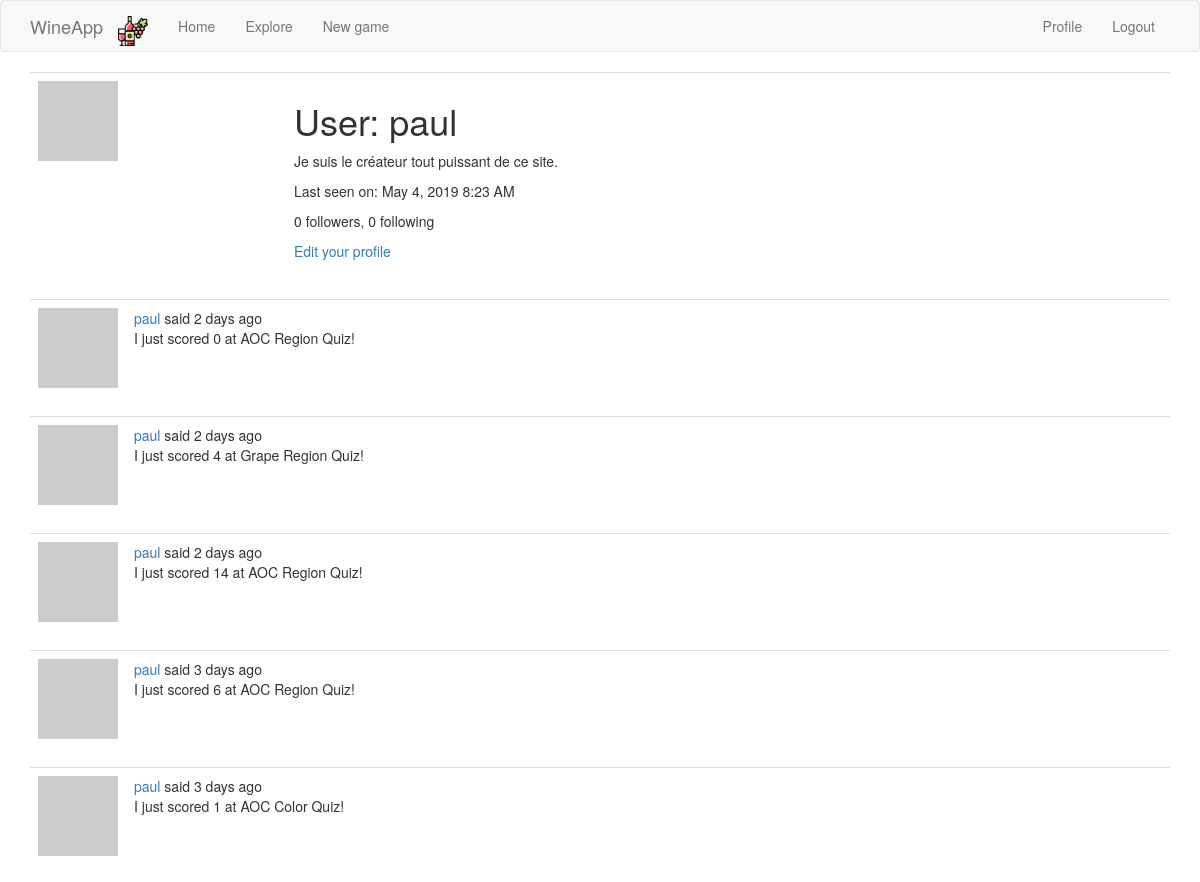
Page /user/paul (signed in, upper part) on the earlier database version.
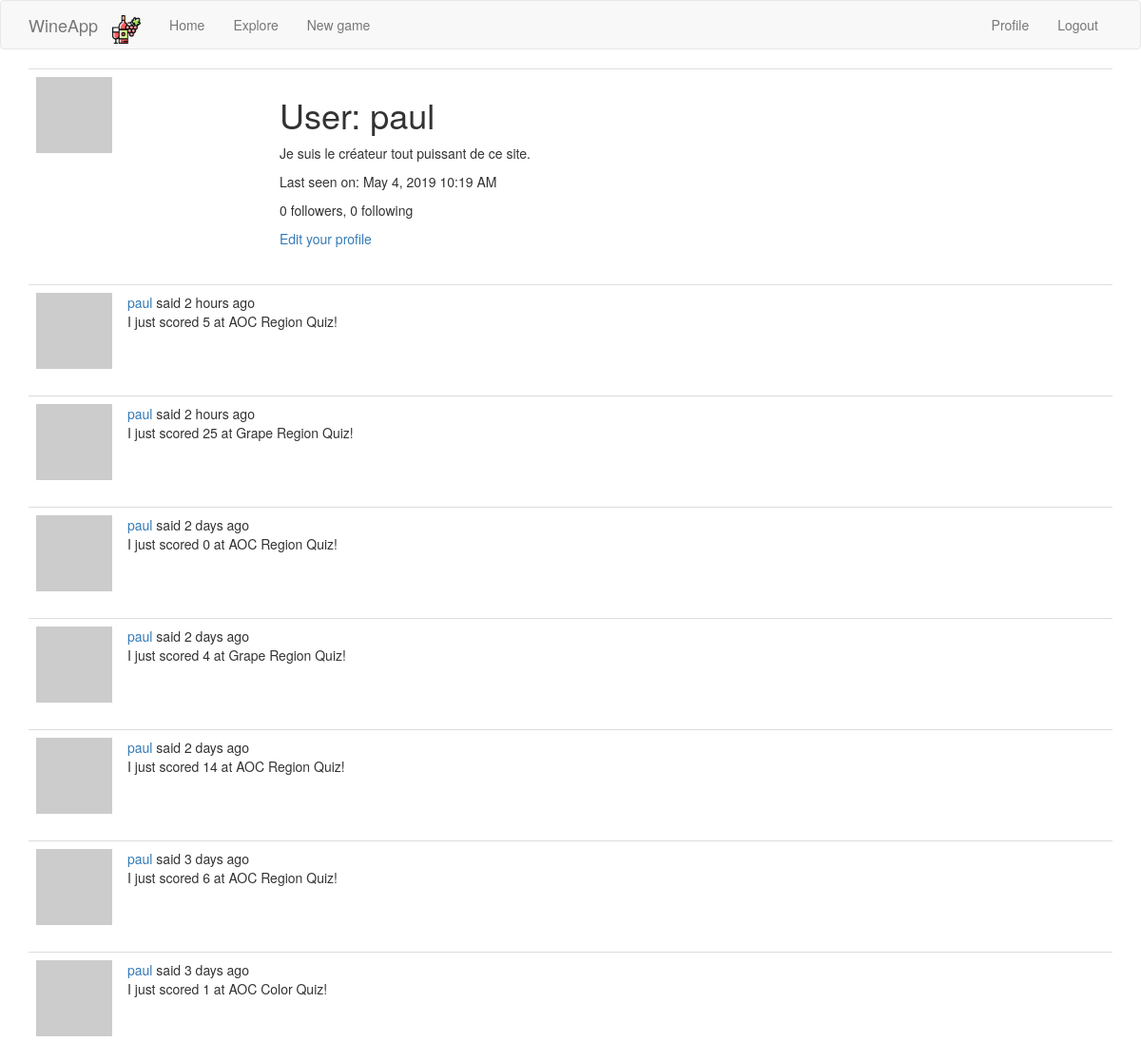
Same page on the later database version.
### app/models.py (models this page shows, shortened)
class User(UserMixin, db.Model):
    id = db.Column(db.Integer, primary_key=True)
    username = db.Column(db.String(64), index=True, unique=True)
    email = db.Column(db.String(120), index=True, unique=True)
    password_hash = db.Column(db.String(128))
    posts = db.relationship('Post', backref='author', lazy='dynamic')
    about_me = db.Column(db.String(140))
    last_seen = db.Column(db.DateTime, default=datetime.utcnow)
    followed = db.relationship(
        'User', secondary=followers,
        primaryjoin=(followers.c.follower_id == id),
        secondaryjoin=(followers.c.followed_id == id),
        backref=db.backref('followers', lazy='dynamic'), lazy='dynamic')
    def avatar(self, size):
        digest = md5(self.email.lower().encode('utf-8')).hexdigest()
        return 'https://www.gravatar.com/avatar/{}?d=identicon&s={}'.format(
            digest, size)

class Post(db.Model):
    id = db.Column(db.Integer, primary_key=True)
    body = db.Column(db.String(140))
    timestamp = db.Column(db.DateTime, index=True, default=datetime.utcnow)
    user_id = db.Column(db.Integer, db.ForeignKey('user.id'))
    language = db.Column(db.String(5))

### app/main/routes.py (the view)
@bp.route('/user/<username>')
@login_required
def user(username):
    user = User.query.filter_by(username=username).first_or_404()
    page = request.args.get('page', 1, type=int)
    posts = user.posts.order_by(Post.timestamp.desc()).paginate(
        page, current_app.config['POSTS_PER_PAGE'], False)
    next_url = url_for('main.user', username=user.username,
                       page=posts.next_num) if posts.has_next else None
    prev_url = url_for('main.user', username=user.username,
                       page=posts.prev_num) if posts.has_prev else None
    return render_template('user.html', user=user, posts=posts.items,
                           next_url=next_url, prev_url=prev_url)

### app/main/routes.py (called while the page is built)
@bp.before_app_request
def before_request():
    if current_user.is_authenticated:
        current_user.last_seen = datetime.utcnow()
        db.session.commit()
    g.locale = str(get_locale())

### app/models.py (called while the page is built)
@login.user_loader
def load_user(id):
    return User.query.get(int(id))

### app/templates/user.html (shortened to what this page needs)
{% extends "base.html" %}
{% block app_content %}
    <table class="table table-hover">
        <tr>
            <td width="256px"><img src="{{ user.avatar(256) }}"></td>
            <td>
                <h1>{{ _('User') }}: {{ user.username }}</h1>
                {% if user.about_me %}<p>{{ user.about_me }}</p>{% endif %}
                {% if user.last_seen %}
                <p>{{ _('Last seen on') }}: {{ moment(user.last_seen).format('LLL') }}</p>
                {% endif %}
                <p>{{ _('%(count)d followers', count=user.followers.count()) }}, {{ _('%(count)d following', count=user.followed.count()) }}</p>
                {% if user == current_user %}
                <p><a href="{{ url_for('main.edit_profile') }}">{{ _('Edit your profile') }}</a></p>
                {% elif not current_user.is_following(user) %}
                <p><a href="{{ url_for('main.follow', username=user.username) }}">{{ _('Follow') }}</a></p>
                {% else %}
                <p><a href="{{ url_for('main.unfollow', username=user.username) }}">{{ _('Unfollow') }}</a></p>
                {% endif %}
            </td>
        </tr>
    </table>
    {% for post in posts %}
        {% include '_post.html' %}
    {% endfor %}
{% endblock %}

### app/templates/_post.html (shortened to what this page needs)
    <table class="table table-hover">
        <tr>
            <td width="70px">
                <a href="{{ url_for('main.user', username=post.author.username) }}">
                    <img src="{{ post.author.avatar(70) }}" />
                </a>
            </td>
            <td>
                {{ _('%(username)s said %(when)s',
                    username=user_link, when=moment(post.timestamp).fromNow()) }}
                <br>
                <span id="post{{ post.id }}">{{ post.body }}</span>
            </td>
        </tr>
    </table>

Differences in the rows shown:
changed User "paul": last_seen "May 4, 2019 8:23 AM" → "May 4, 2019 10:19 AM"
added Post: body "I just scored 5 at AOC Region Quiz!"
added Post: body "I just scored 25 at Grape Region Quiz!"
